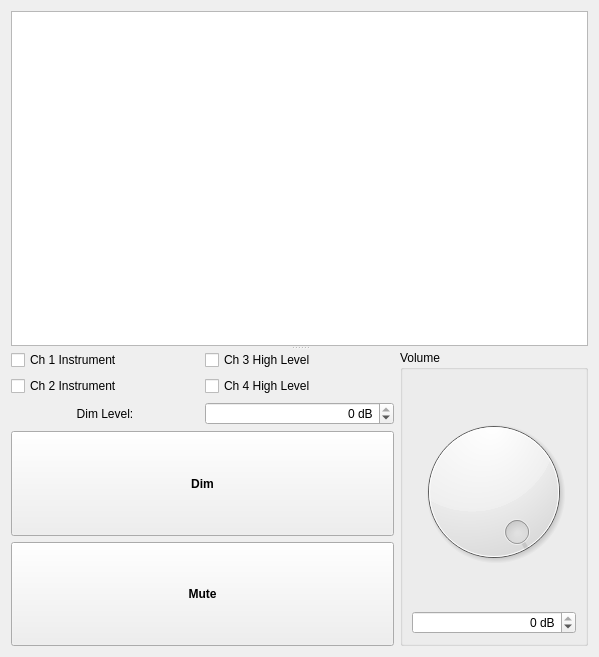
<?xml version="1.0" encoding="UTF-8"?>
<ui version="4.0">
 <class>Form</class>
 <widget class="QWidget" name="Form">
  <property name="geometry">
   <rect>
    <x>0</x>
    <y>0</y>
    <width>599</width>
    <height>657</height>
   </rect>
  </property>
  <property name="windowTitle">
   <string>Form</string>
  </property>
  <layout class="QGridLayout" name="gridLayout_2">
   <item row="0" column="0">
    <widget class="QSplitter" name="splitter">
     <property name="orientation">
      <enum>Qt::Vertical</enum>
     </property>
     <widget class="QTableView" name="monitoringView">
      <property name="sizePolicy">
       <sizepolicy hsizetype="Expanding" vsizetype="Expanding">
        <horstretch>0</horstretch>
        <verstretch>0</verstretch>
       </sizepolicy>
      </property>
     </widget>
     <widget class="QWidget" name="layoutWidget">
      <layout class="QGridLayout" name="gridLayout">
       <item row="2" column="0">
        <widget class="QLabel" name="label">
         <property name="text">
          <string>Dim Level:</string>
         </property>
         <property name="alignment">
          <set>Qt::AlignCenter</set>
         </property>
         <property name="buddy">
          <cstring>dimLevel</cstring>
         </property>
        </widget>
       </item>
       <item row="2" column="1">
        <widget class="QSpinBox" name="dimLevel">
         <property name="sizePolicy">
          <sizepolicy hsizetype="Minimum" vsizetype="Fixed">
           <horstretch>0</horstretch>
           <verstretch>0</verstretch>
          </sizepolicy>
         </property>
         <property name="alignment">
          <set>Qt::AlignRight|Qt::AlignTrailing|Qt::AlignVCenter</set>
         </property>
         <property name="suffix">
          <string> dB</string>
         </property>
         <property name="minimum">
          <number>-127</number>
         </property>
         <property name="maximum">
          <number>0</number>
         </property>
        </widget>
       </item>
       <item row="0" column="2" rowspan="5">
        <widget class="QGroupBox" name="groupBox">
         <property name="sizePolicy">
          <sizepolicy hsizetype="Preferred" vsizetype="Expanding">
           <horstretch>0</horstretch>
           <verstretch>4</verstretch>
          </sizepolicy>
         </property>
         <property name="title">
          <string>Volume</string>
         </property>
         <property name="flat">
          <bool>false</bool>
         </property>
         <property name="checkable">
          <bool>false</bool>
         </property>
         <layout class="QVBoxLayout" name="verticalLayout">
          <item>
           <widget class="QDial" name="volumeKnob">
            <property name="sizePolicy">
             <sizepolicy hsizetype="Preferred" vsizetype="Expanding">
              <horstretch>0</horstretch>
              <verstretch>4</verstretch>
             </sizepolicy>
            </property>
            <property name="minimum">
             <number>-127</number>
            </property>
            <property name="maximum">
             <number>0</number>
            </property>
           </widget>
          </item>
          <item>
           <widget class="QSpinBox" name="volumeBox">
            <property name="alignment">
             <set>Qt::AlignRight|Qt::AlignTrailing|Qt::AlignVCenter</set>
            </property>
            <property name="suffix">
             <string> dB</string>
            </property>
            <property name="minimum">
             <number>-127</number>
            </property>
            <property name="maximum">
             <number>0</number>
            </property>
           </widget>
          </item>
         </layout>
        </widget>
       </item>
       <item row="3" column="0" colspan="2">
        <widget class="QPushButton" name="btnDim">
         <property name="sizePolicy">
          <sizepolicy hsizetype="Minimum" vsizetype="Expanding">
           <horstretch>0</horstretch>
           <verstretch>4</verstretch>
          </sizepolicy>
         </property>
         <property name="font">
          <font>
           <weight>75</weight>
           <bold>true</bold>
          </font>
         </property>
         <property name="text">
          <string>Dim</string>
         </property>
         <property name="checkable">
          <bool>true</bool>
         </property>
        </widget>
       </item>
       <item row="4" column="0" colspan="2">
        <widget class="QPushButton" name="btnMute">
         <property name="sizePolicy">
          <sizepolicy hsizetype="Minimum" vsizetype="Expanding">
           <horstretch>0</horstretch>
           <verstretch>4</verstretch>
          </sizepolicy>
         </property>
         <property name="font">
          <font>
           <weight>75</weight>
           <bold>true</bold>
          </font>
         </property>
         <property name="text">
          <string>Mute</string>
         </property>
         <property name="checkable">
          <bool>true</bool>
         </property>
        </widget>
       </item>
       <item row="0" column="0">
        <widget class="QCheckBox" name="chkInst1">
         <property name="text">
          <string>Ch 1 Instrument</string>
         </property>
        </widget>
       </item>
       <item row="0" column="1">
        <widget class="QCheckBox" name="chkLevel3">
         <property name="text">
          <string>Ch 3 High Level</string>
         </property>
        </widget>
       </item>
       <item row="1" column="0">
        <widget class="QCheckBox" name="chkInst2">
         <property name="text">
          <string>Ch 2 Instrument</string>
         </property>
        </widget>
       </item>
       <item row="1" column="1">
        <widget class="QCheckBox" name="chkLevel4">
         <property name="text">
          <string>Ch 4 High Level</string>
         </property>
        </widget>
       </item>
      </layout>
     </widget>
    </widget>
   </item>
  </layout>
 </widget>
 <resources/>
 <connections>
  <connection>
   <sender>volumeKnob</sender>
   <signal>valueChanged(int)</signal>
   <receiver>volumeBox</receiver>
   <slot>setValue(int)</slot>
   <hints>
    <hint type="sourcelabel">
     <x>492</x>
     <y>531</y>
    </hint>
    <hint type="destinationlabel">
     <x>488</x>
     <y>635</y>
    </hint>
   </hints>
  </connection>
  <connection>
   <sender>volumeBox</sender>
   <signal>valueChanged(int)</signal>
   <receiver>volumeKnob</receiver>
   <slot>setValue(int)</slot>
   <hints>
    <hint type="sourcelabel">
     <x>551</x>
     <y>630</y>
    </hint>
    <hint type="destinationlabel">
     <x>559</x>
     <y>539</y>
    </hint>
   </hints>
  </connection>
 </connections>
</ui>
